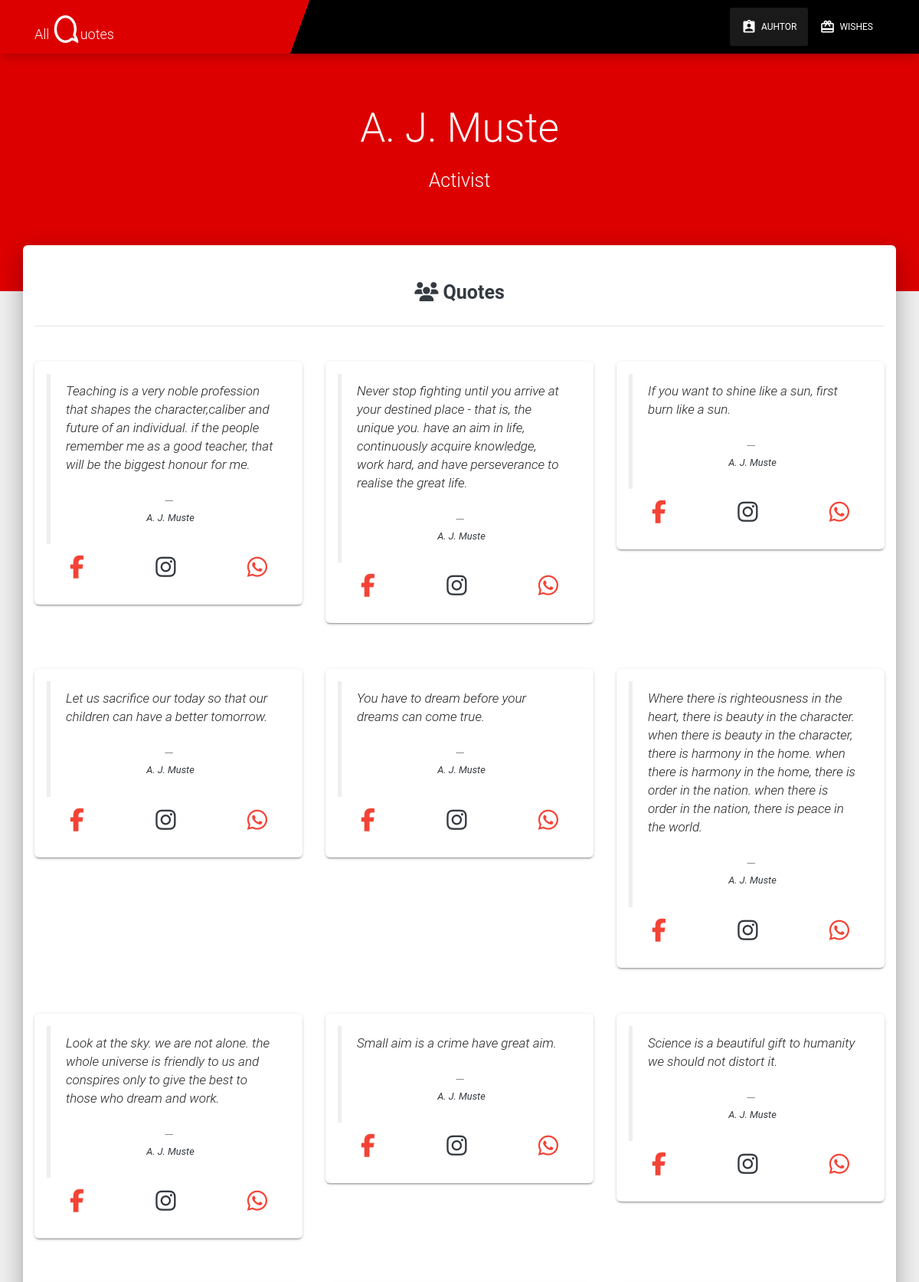
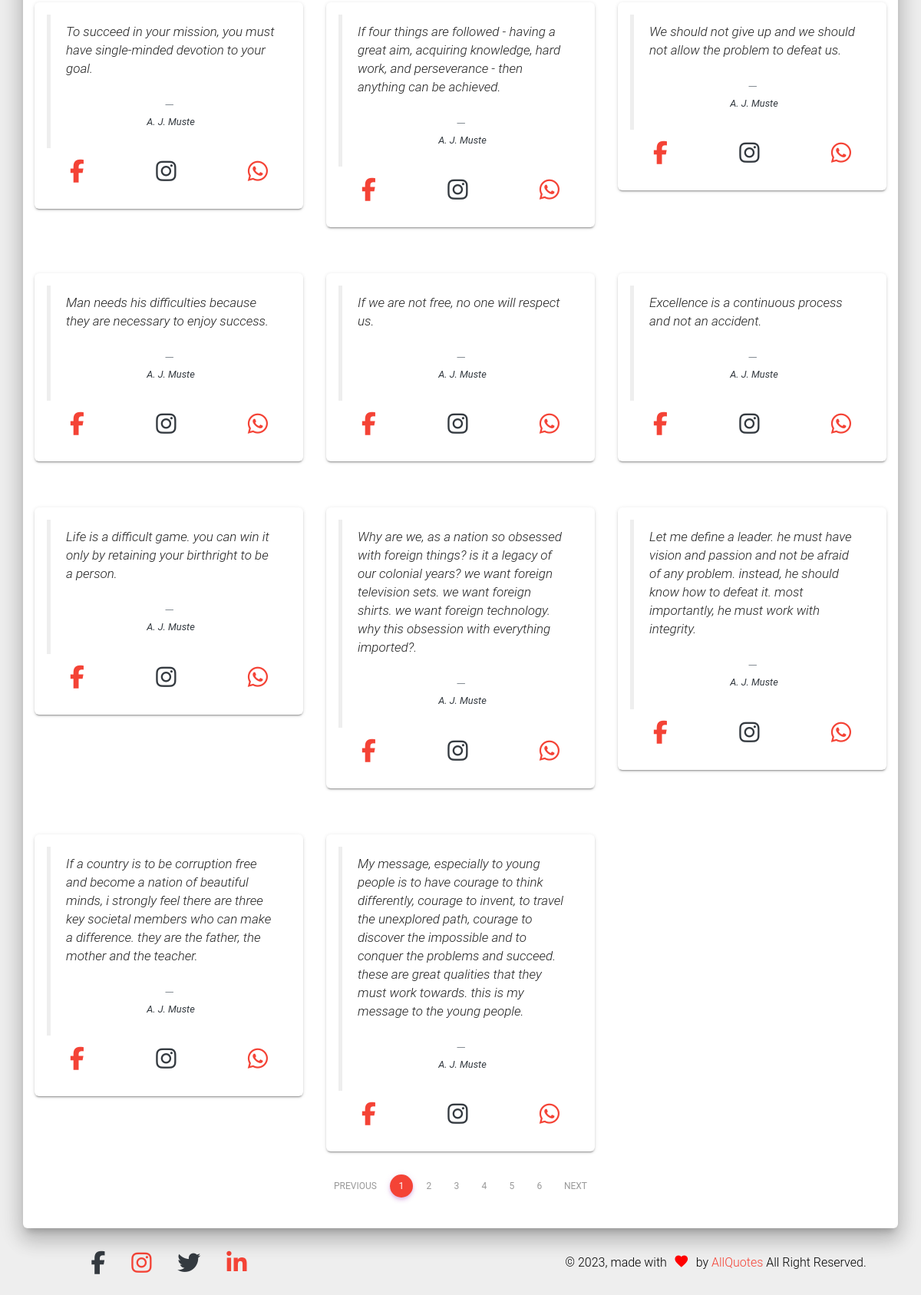
/Quotes/A. J. Muste, run on the app's committed database (2 pictures, top to bottom).
### SuperLogin/models.py (models this page shows)
class Author(models.Model):
    name = models.CharField(max_length=100, null=True)
    occupation = models.CharField(max_length=20, null=True)
    def __str__(self):
        return self.name

class Quote(models.Model):
    Author_Id = models.ForeignKey(Author, null=True, on_delete=models.SET_NULL)
    quotes = models.CharField(max_length=500, null=True)
    type_quotes = models.CharField(max_length=50, null=True)

### frontend/views.py (the view)
# urls.py: path('Quotes/<str:name>', views.Quotes, name="Quotes"),
def Quotes(request, name):
    if name == None or name == "":
        pass
    else:
        auth_name = Author.objects.get(name=name)
        auth_quotes = Quote.objects.filter(Author_Id=auth_name)
        lst_details = [auth_name, auth_name.occupation]
        lst_quotes = []
        for x in auth_quotes:
            lst_quotes.append(x.quotes)
        paginator = Paginator(lst_quotes, 20)
        page_number = request.GET.get('page')
        page_obj = paginator.get_page(page_number)
    dic = {'lst_details': lst_details, 'lst_quotes': page_obj}
    return render(request, 'frontend/Quotes.html/', dic)

### frontend/templates/frontend/Quotes.html (shortened to what this page needs)
{% extends "frontend/main.html" %}
{% load social_share %}
{% load static %}
{% block Authactive %}active{% endblock %}
{% block body %}
<div class="page-header" data-parallax="true">
    <div class="container">
        <div class="row">
            <div class="col-md-8 ml-auto mr-auto">
                <div class="brand text-center">
                    <h1>
                        {{lst_details.0}}
                    </h1>
                    <h3 class="d-none d-md-block sameline">{{lst_details.1}}
                    </h3>
                </div>
            </div>
        </div>
    </div>
</div>
<div class="main main-raised">
    <div class="profile-content">
        <div class="container">
            <br>
            <div class="row">
                <div class="col-lg-12 text-center">
                    <h3 class="text-dark "><i class="fas fa-users"></i> <b>Quotes </b></h3>
                </div>
            </div>
            <hr>
            <div class="row">
                {% if lst_quotes %}
                {% for x in lst_quotes %}
                <div class="col-lg-4 col-md-4 col-sm-12  ">
                    <div class="card   p-3 text-left">
                        <blockquote class="blockquote mb-0">
                            <p>{{x}}.</p>
                            <footer class="blockquote-footer">
                                <small class="text-muted">
                                    <cite class="text-dark" title="Source Title"> {{lst_details.0}}</cite>
                                </small>
                            </footer>
                        </blockquote>
                        <div class="card-footer">
                            <span class="ml-6"><a href=""><i class=" fab fa-facebook-f ico text-danger "></i></a></span>
                            <span class="ml-auto"><a href="profile-page.html"><i
                                        class="fab fa-instagram ico text-dark"></i></a></span>
                            <span class="ml-auto"><a href="profile-page.html"><i
                                        class="fab fa-whatsapp ico text-danger"></i></a></span>
                        </div>
                    </div>
                </div>
                {% endfor %}
                {% else %}
                <div class="col-lg-12 text-center alert alert-danger" role="alert">
                    <h4>Sorry!! We Don't Have {{lst_details.0}} Quotes in Our Database</h4>
                </div>
                {% endif %}
            </div>
        </div>
        {% if lst_quotes %}
        <nav aria-label="Page navigation example ">
            <ul class="pagination justify-content-center">
                {% if lst_quotes.has_previous %}
                <li class="page-item">
                    <a class="page-link" href="?page={{ lst_quotes.previous_page_number }}">Previous</a>
                </li>
                {% else %}
                <li class="page-item disabled">
                    <a class="page-link" href="#" tabindex="-1" aria-disabled="true">Previous</a>
                </li>
                {% endif %}
                {% for i in lst_quotes.paginator.page_range %}
                {% if lst_quotes.number == i %}
                <li class="page-item active" aria-current="page">
                    <span class="page-link bg-danger">
                        {{i}}
                    </span>
                </li>
                {% else %}
                <li class="page-item"><a class="page-link" href="?page={{ i }}">{{ i }}</a></li>
                {% endif %}
                {% endfor %}
                {% if lst_quotes.has_next %}
                <li class="page-item">
                    <a class="page-link" href="?page={{ lst_quotes.next_page_number }}">Next</a>
                </li>
                {% else %}
                <li class="page-item disabled">
                    <a class="page-link" href="#" tabindex="-1" aria-disabled="true">Next</a>
                </li>
                {% endif %}
            </ul>
        </nav>
        <br>
        {% endif %}
    </div>
</div>
{% endblock %}

### static/assets/css/site.css (style rules this page uses)
.ico { font-size : 30px; }
.page-header { background-color : #dd0000; }

### frontend/templates/frontend/Quotes.html (style rules this page uses)
.sameline { display: inline-block; }

### data on the page
Author: name "A. J. Muste", occupation "Activist", name "A. J. Muste" "A. J. Muste" "A. J. Muste" "A. J. Muste" "A. J. Muste" "A. J. Muste" "A. J. Muste" "A. J. Muste" "A. J. Muste" "A. J. Muste" "A. J. Muste" "A. J. Muste" "A. J. Muste" "A. J. Muste" "A. J. Muste" "A. J. Muste" "A. J. Muste" "A. J. Muste" "A. J. Muste" "A. J. Muste"
Quote: lst_quotes "Teaching is a very noble profession that shapes the character,caliber and future of an individual. if the people remember me as a good teacher, that will be the biggest honour for me"
Quote: lst_quotes "Never stop fighting until you arrive at your destined place - that is, the unique you. have an aim in life, continuously acquire knowledge, work hard, and have perseverance to realise the great life"
Quote: lst_quotes "If you want to shine like a sun, first burn like a sun"
Quote: lst_quotes "Let us sacrifice our today so that our children can have a better tomorrow"
Quote: lst_quotes "You have to dream before your dreams can come true"
Quote: lst_quotes "Where there is righteousness in the heart, there is beauty in the character. when there is beauty in the character, there is harmony in the home. when there is harmony in the home, there is order in the nation. when there is order in the nation, there is peace in the world"
Quote: lst_quotes "Look at the sky. we are not alone. the whole universe is friendly to us and conspires only to give the best to those who dream and work"
Quote: lst_quotes "Small aim is a crime have great aim"
Quote: lst_quotes "Science is a beautiful gift to humanity we should not distort it"
Quote: lst_quotes "To succeed in your mission, you must have single-minded devotion to your goal"
Quote: lst_quotes "If four things are followed - having a great aim, acquiring knowledge, hard work, and perseverance - then anything can be achieved"
Quote: lst_quotes "We should not give up and we should not allow the problem to defeat us"
Quote: lst_quotes "Man needs his difficulties because they are necessary to enjoy success"
Quote: lst_quotes "If we are not free, no one will respect us"
Quote: lst_quotes "Excellence is a continuous process and not an accident"
Quote: lst_quotes "Life is a difficult game. you can win it only by retaining your birthright to be a person"
Quote: lst_quotes "Why are we, as a nation so obsessed with foreign things? is it a legacy of our colonial years? we want foreign television sets. we want foreign shirts. we want foreign technology. why this obsession with everything imported?"
Quote: lst_quotes "Let me define a leader. he must have vision and passion and not be afraid of any problem. instead, he should know how to defeat it. most importantly, he must work with integrity"
Quote: lst_quotes "If a country is to be corruption free and become a nation of beautiful minds, i strongly feel there are three key societal members who can make a difference. they are the father, the mother and the teacher"
Quote: lst_quotes "My message, especially to young people is to have courage to think differently, courage to invent, to travel the unexplored path, courage to discover the impossible and to conquer the problems and succeed. these are great qualities that they must work towards. this is my message to the young people"

### other printed values
{{ i }} "1"
{{ i }} "2" "3" "4" "5" "6"
